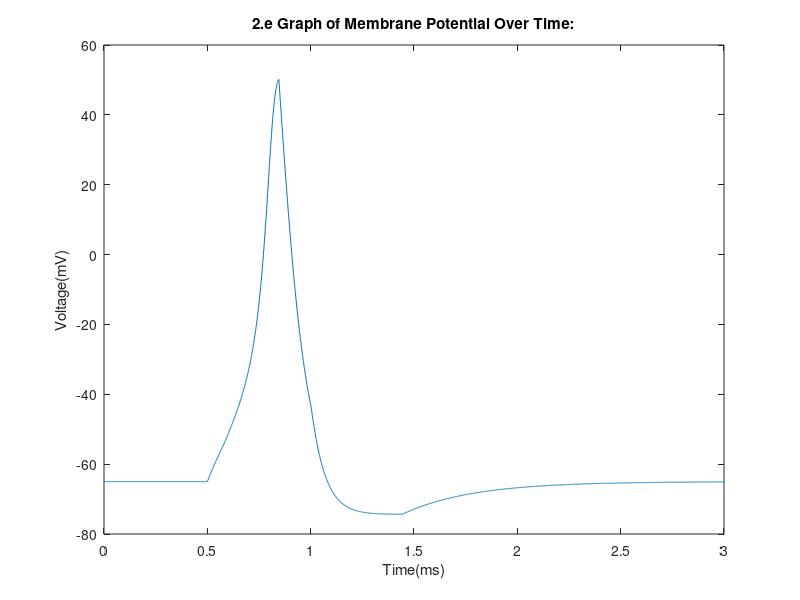
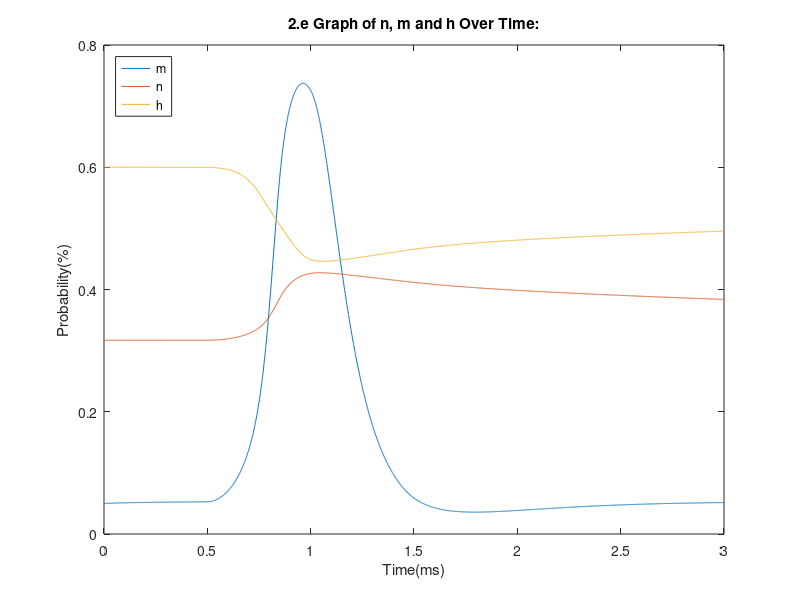

These charts were generated, in order, by the following MATLAB code:
%2.c Dakota Ewing
clearvars
%                           Loop Parameters                              %
%------------------------------------------------------------------------%
Tf = 3;  % Tf is the simulation time in ms.
dt = .001;% dt is the time step.
% steps is the total number of timesteps.
Steps = Tf/dt + 1;
% T is the array in which we hold all the time values.
T = 0:dt:Tf;

%                          Variables & Arrays                            %
%------------------------------------------------------------------------%
%(microF/cm^2) The capacitance of the membrane.
Cm = 0.1; 
%(mV) The initial activation potential of the membrane.
Vi = -65; 
%(nA) The current applied to the neuron.
Iapp = 15; 
Ia = Iapp;

%(mV) The displacement from the equilibrium potential for K.
K_eq_dis = -77; 
%(mM/L) The concentration of K ions inside the mebrane.
K_conc_in = 150; 
%(mM/L) The concentration of K ions outside the mebrane.
K_conc_out = 5.5; 

% Ko is the array that holds all values of the potassium ions outside the 
% membrane at a given timestep.
Ko(1:Steps) = 0;
Ko(1) = K_conc_out;

%(mV) The displacement from the equilibrium potential for K.
Na_eq_dis = 50;
%(mM/L) The concentration of Na ions inside the mebrane.
Na_con_in = 50; 
%(mM/L) The concentration of Na ions outside the mebrane.
Na_conc_out = 50; 

% Nai is the array that holds all values of the sodium ions inside the 
% membrane at a given timestep.
Nai(1:Steps) = 0;
Nai(1) = K_conc_in;


%(mV) The displacement from the equilibrium potential for Leakage.
Leak_eq_dis = -54.4; 
%(mS/cm^2) The maximum K conductance.
K_m_cond = 36; 
%(mS/cm^2) The maximum Na conductance.
Na_m_cond = 120; 
%(mS/cm^2) The maximum Leakage conductance.
Leak_m_cond = 0.3; 

% (ms^-1)alpha n is the opening rate constant for n:
alpha_n = @(vt) (0.01*(vt + 55))/(1-exp(-1*((vt+55)/10)));
% (ms^-1)alpha m is the opening rate constant for m:
alpha_m = @(vt) (0.1*(vt + 40))/(1-exp(-1*((vt+40)/10)));
% (ms^-1)alpha h is the opening rate constant for h:
alpha_h = @(vt) 0.07*exp(-1*((vt+65)/20));

% (ms^-1)beta n is the closing rate constant for n:
beta_n = @(vt) 0.125*exp(-1*((vt+65)/80));
% (ms^-1)beta m is the closing rate constant for m:
beta_m = @(vt) 4*exp(-1*((vt+65)/18));
% (ms^-1)closing rate constant for h:
beta_h = @(vt) 1/(exp(-1*((vt+35)/10))+1);

%________________________________________________________________________%
%                      GATING VARIABLES                                  %

% n is the potassium activation gating variable, initial probability of K 
% gate being open:
n_initial = 0.317;
%(ms^-1)rate of change of n over time:
dNdt = @(vt,n) alpha_n(vt) * (1 - n) - beta_n(vt) * n; 
% N is the array that holds all values of the n at a given timestep.
N(1:Steps) = 0;
N(1) = n_initial;

% m is the sodium activation gating variable, initial probability of 
% Na gate being open:
m_initial = 0.05;
% (ms^-1)rate of change of m over time:
dMdt = @(vt,m) alpha_m(vt) * (1 - m) - beta_m(vt) * m;
% M is the array that holds all values of the m at a given timestep.
M(1:Steps) = 0;
M(1) = m_initial;

% h is the sodium inactivation gating variable, initial probability of Na 
% gate being deactivated:
h_initial = 0.6;                 
% (ms^-1)rate of change of h over time:
dHdt = @(vt,h) alpha_h(vt) * (1 - h) - beta_h(vt) * h;
% H is the array that holds all values of the h at a given timestep.
H(1:Steps) = 0;
H(1) = h_initial;


%The current from the potassium pump.
Ik = @(n,vt) K_m_cond * (n^4) * (vt - K_eq_dis);
% The current caused by leaks in the membrane.
Il = @(vt) Leak_m_cond * (vt - Leak_eq_dis);
% The current from the sodium pump.
INa = @(m,h,vt) Na_m_cond * (m^3) * h * (vt - Na_eq_dis);
% The current from the Na-K pump.
Ip = Il(Vi);

% The change in voltage over time for the membrane.
dVdt = @(n,m,h,vt,gk,gna,gnak,gl,ca)(ca +gnak*Ip -gk*Ik(n,vt) -gna*INa(m,h,vt) -gl*Il(vt))/Cm;

% The change in the sodium ion concentration inside the cell over time.
dNadt = @(vt, m, h) 3*Ip -INa(m,h,vt); 

% The change in the potassium ion concentration outside the cell over time.
dKdt = @(vt, n)  Ik(n,vt) - Il(vt) - 2*Ip;

% V is the array that holds all values of the voltage at a given time.
V(1:Steps) = 0;
V(1) = Vi;


%GATING VARIABLES:

% The gate for the potassium pump. when 0, the K pump is off, when 1, it is
% on.
Kg = 0;
% The gate for the sodium pump. when 0, the K pump is off, when 1, it is
% on.
Nag = 0;
% The gate for the Na-K pump. when 0, the Na-K pump is off, when 1, it is
% on.
NaKg = 1;
% The gate for the leakage pump. when 0, the Na-K pump is off, when 1, it 
% is on.
Lg = 1;
% The repolarization switch used to tell the simulation if the neuron is
% repolarizing. 
repolarize = 0;
% The sodium pump activation threshold.
Vna = -55;
% The potassium pump activation/sodium pump deactivation threshold.
Vk = 50;
% The leakage pump deactivation threshold.
Vl = Leak_eq_dis;


%                             Simulation                                 %
%------------------------------------------------------------------------%

%loop:

%while the iterator is less than or equal to the total number of steps:
for s = 1:Steps
    
    % Applied current switch:
    if(T(s) >=0.5 && T(s) <=1)
        Ia = Iapp;
    else
        Ia = 0;
    end
    %RK4:
    n1 = dNdt(V(s), N(s))*dt;
    m1 = dMdt(V(s), M(s))*dt;
    h1 = dHdt(V(s), H(s))*dt;
    k1 = dKdt(V(s), N(s))*dt;
    na1= dNadt(V(s), M(s), H(s))*dt;
    v1 = dVdt(N(s), M(s), H(s), V(s), Kg, Nag, NaKg, Lg, Ia)*dt;
    
    
    n2 = dNdt(V(s)+v1/2, N(s)+n1/2)*dt;
    m2 = dMdt(V(s)+v1/2, M(s)+m1/2)*dt;
    h2 = dHdt(V(s)+v1/2, H(s)+h1/2)*dt;
    k2 = dKdt(V(s)+v1/2, N(s)+n1/2)*dt;
    na2= dNadt(V(s)+v1/2, M(s)+m1/2, H(s)+h1/2)*dt;
    v2 = dVdt(N(s)+n1/2, M(s)+m1/2, H(s)+h1/2, V(s)+v1/2, Kg, Nag, NaKg, Lg, Ia)*dt;
    
    n3 = dNdt(V(s)+v2/2, N(s)+n2/2)*dt;
    m3 = dMdt(V(s)+v2/2, M(s)+m2/2)*dt;
    h3 = dHdt(V(s)+v2/2, H(s)+h2/2)*dt;
    k3 = dKdt(V(s)+v2/2, N(s)+n2/2)*dt;
    na3= dNadt(V(s)+v2/2, M(s)+m2/2, H(s)+h2/2)*dt;
    v3 = dVdt(N(s)+n2/2, M(s)+m2/2, H(s)+h2/2, V(s)+v2/2, Kg, Nag, NaKg, Lg, Ia)*dt;
    
    n4 = dNdt(V(s)+v3, N(s)+n3)*dt;
    m4 = dMdt(V(s)+v3, M(s)+m3)*dt;
    h4 = dHdt(V(s)+v3, H(s)+h3)*dt;
    k4 = dKdt(V(s)+v3, N(s)+n3)*dt;
    na4= dNadt(V(s)+v3, M(s)+m3, H(s)+h3)*dt;
    v4 = dVdt(N(s)+n3, M(s)+m3, H(s)+h3, V(s)+v3, Kg, Nag, NaKg, Lg, Ia)*dt;
    
    N(s + 1) = N(s) +(n1 + 2*n2 + 2*n3 + n4)/6;
    M(s + 1) = M(s) +(m1 + 2*m2 + 2*m3 + m4)/6;
    H(s + 1) = H(s) +(h1 + 2*h2 + 2*h3 + h4)/6;
    Ko(s+ 1) = Ko(s)+(k1 + 2*k2 + 2*k3 + k4)/6;
    Nai(s+1) = Nai(s)+(na1 + 2*na2 + 2*na3 + na4)/6;
    V(s + 1) = V(s) +(v1 + 2*v2 + 2*v3 + v4)/6;
    
    
    % Gating channel switches:
    if(V(s)>= Vna && V(s)<=Vk && ~repolarize)
        Kg = 0;
        Nag = 1;
        repolarize = 0;
        G(s) = 10;
    elseif(V(s)>=Vk && ~repolarize)
        Kg = 1;
        Nag = 0;
        repolarize = 1;
        G(s) = 20;
    elseif((V(s+1)>V(s)) && repolarize)
        Kg = 0;
        Nag = 0;
        repolarize = 0;
        G(s) = 0;
    elseif(repolarize)
        Kg = 1;
        Nag = 0;
        repolarize = 1;
        G(s) = 20;
    end
    %Na-K Pump switch. If the sodium ion concentrain inside the membrane
    %and the potassium ion concentration outside the membrane are greater
    %than zero, the Na-K switch is on, else it is off.
    if  Nai(s)>0 && Ko(s)>0
        NaKg = 1;
    else
        NaKg = 0;
    end
    %Leakage Pump switch. If the sodium ion concentrain inside the membrane
    %and the potassium ion concentration outside the membrane are greater
    %than zero, the Na-K switch is on, else it is off.
    if  V(s)<=Vl
        Lg = 1;
    else
        Lg = 0;
    end
   
end

%                               Plots                                    %
%------------------------------------------------------------------------%

plot(T(1:Steps), V(1:Steps))
title('2.e Graph of Membrane Potential Over Time:')
xlabel('Time(ms)') 
ylabel('Voltage(mV)') 
figure;


plot(T(1:Steps), M(1:Steps));
hold on;
plot(T(1:Steps), N(1:Steps));
hold on;
plot(T(1:Steps), H(1:Steps));
title('2.e Graph of n, m and h Over Time:')
xlabel('Time(ms)') 
ylabel('Probability(%)') 
legend('m','n','h','Location','northwest')
